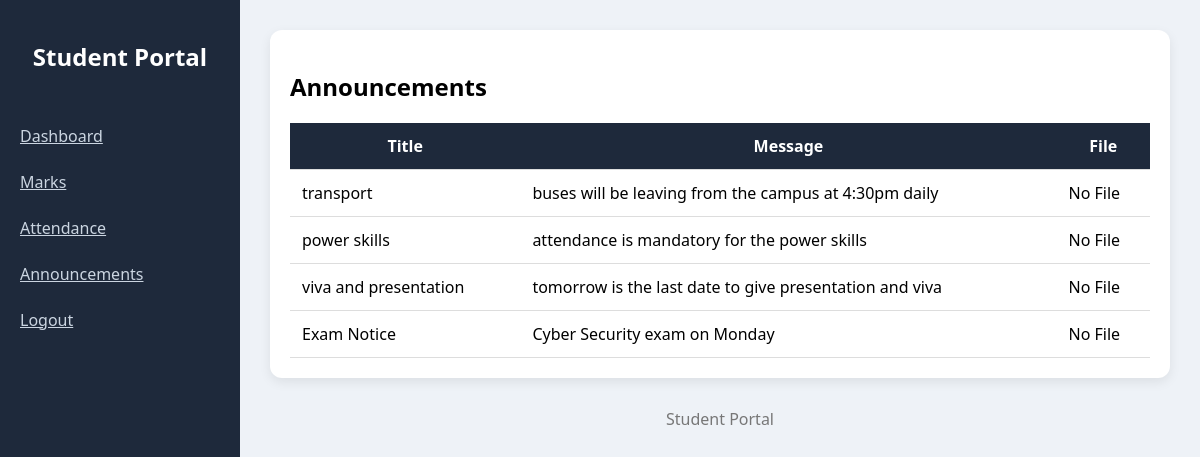
/announcements (signed in), run on the app's committed database.
### tables this page shows
CREATE TABLE announcements (
    announcement_id INTEGER PRIMARY KEY AUTOINCREMENT,
    title TEXT,
    message TEXT,
    created_at TEXT
);

### app.py (the view)
@app.route('/announcements')
def announcements_page():
    if 'user_id' not in session:
        return redirect(url_for('login'))
    conn = get_db_connection()
    announcements = conn.execute("""
    SELECT * FROM announcements ORDER BY announcement_id DESC
    """).fetchall()
    conn.close()
    return render_template('announcements.html', announcements=announcements)

### app.py (called while the page is built)
def get_db_connection():
    conn = sqlite3.connect('student_portal.db')
    conn.row_factory = sqlite3.Row
    return conn

### templates/announcements.html
{% extends "base.html" %}
{% block content %}
<div class="card">
<h2>Announcements</h2>
<table>
<tr>
<th>Title</th>
<th>Message</th>
<th>File</th>
</tr>
{% for a in announcements %}
<tr>
<td>{{ a.title }}</td>
<td>{{ a.message | safe }}</td>
<td>
{% if a.file %}
<a href="{{ url_for('static', filename='uploads/' + a.file) }}">Download</a>
{% else %}
No File
{% endif %}
</td>
</tr>
{% endfor %}
</table>
</div>
{% endblock %}

### templates/base.html (style rules this page uses)
body { margin:0; font-family:'Segoe UI',sans-serif; background:#eef2f7; }
.card { background:white; padding:20px; border-radius:12px; box-shadow:0 4px 12px rgba(0,0,0,0.08); margin-bottom:20px; }
table { width:100%; border-collapse:collapse; }
th,td { padding:12px; border-bottom:1px solid #ddd; }
th { background:#1e293b; color:white; }

### data on the page
announcements: title "transport", message "buses will be leaving from the campus at 4:30pm daily"
announcements: title "power skills", message "attendance is mandatory for the power skills"
announcements: title "viva and presentation", message "tomorrow is the last date to give presentation and viva"
announcements: title "Exam Notice", message "Cyber Security exam on Monday"
